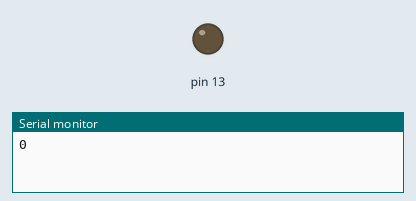
Bench run of a sketch on a simulated Arduino Uno, built with avr-gcc and run on an emulated ATmega328P. Parts: output pins drawn as LEDs (lit = HIGH), the last lines printed to the serial monitor.

Above: at 0.1 s.
At 38.1 s:
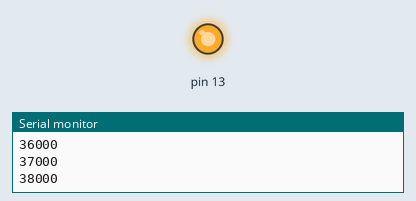
Timing chart, 0 to 40.0 s (numbered marks = the images above):
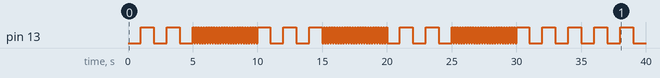

The sketch:

week-5-class.ino
```cpp
void setup() {
  // put your setup code here, to run once:
  Serial.begin(9600);
  pinMode(13, OUTPUT);
  digitalWrite(13, HIGH);
}

int startTimer = 0;
int interval = 5000;
int mode = 0;

void blink(int speed) {
  if (millis() % speed == 0) {
    if (digitalRead(13) == HIGH) {
      digitalWrite(13, LOW);
    } else {
      digitalWrite(13, HIGH);
    }
    Serial.println(millis());
    delay(50);
  }
}

void checkTimer() {
  if (millis() > startTimer + interval) {
    startTimer = millis();
    mode = !mode;
  }
}

void loop() {
  // put your main code here, to run repeatedly:
  // Serial.println(millis());
  // blink(1000);
  checkTimer();

  if (mode == 0) blink(1000);
  if (mode == 1) blink(100);

  // switch (mode) {
  //   case 0: blink(1000);
  //   case 1: blink(100);
  // }

}
```

Measured:
- by itself, pin 13: LOW → HIGH at 1.0 s, → LOW 1.0 s later, → HIGH 1.0 s later, → LOW 1.0 s later, … (174 changes in this stretch)
